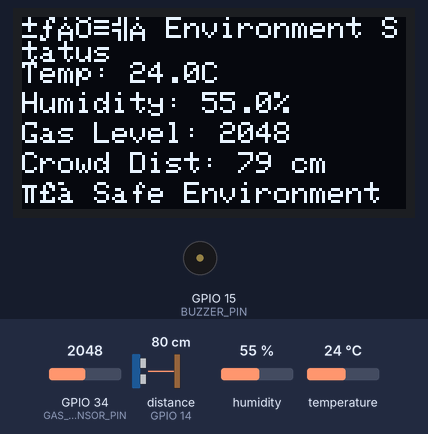
Bench run of a sketch on a simulated ESP32. Parts: 128×64 one-colour display, buzzer (waves = sounding, pin HIGH). Wiring (inferred from the names in the program): ultrasonic range finder: trigger GPIO 12; echo GPIO 14. The inputs (shaded band) are chosen by the test bench; at power-on: temperature 24 °C, distance to the obstacle (sensor on GPIO 14) 80 cm, GPIO 34 (GAS_SENSOR_PIN) = 2048, humidity 55 %. The echo pulse lasts 58.3 µs per cm; storage starts empty; pins used as bus, display or sensor lines are not drawn; what the sketch prints to the serial monitor is not drawn.

Above: at 2.6 s.
2.7 s: temperature set to 34 °C
At 11.0 s:
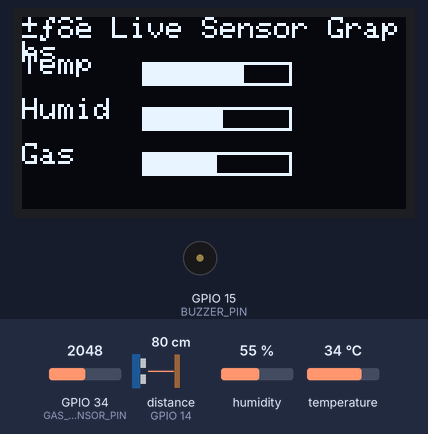
11.6 s: temperature set to 37 °C
At 15.1 s:
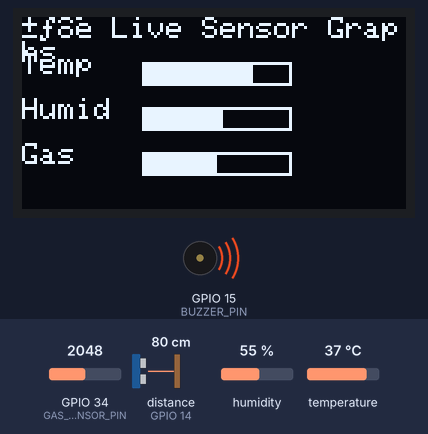
21.1 s: distance to the obstacle (sensor on GPIO 14) set to 2 cm
At 23.6 s:
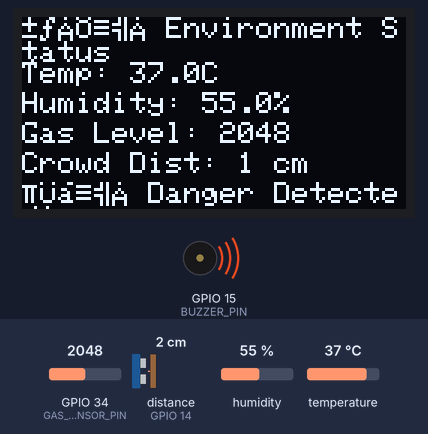
30.6 s: GPIO 34 (GAS_SENSOR_PIN) set to 2094
33.5 s: GPIO 34 (GAS_SENSOR_PIN) set to 2195
At 41.6 s:
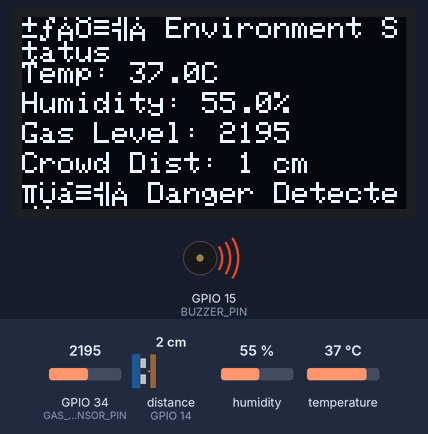
41.9 s: distance to the obstacle (sensor on GPIO 14) set to 9 cm
At 42.9 s:
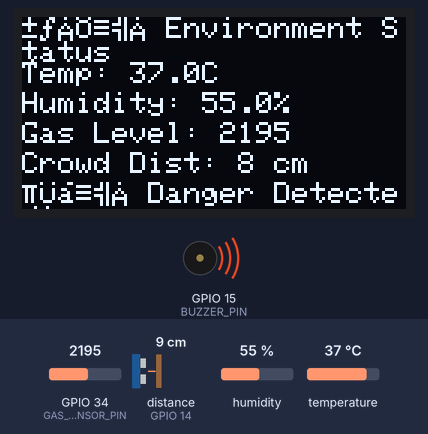
Timing chart, 0 to 44.9 s (numbered marks = the images above; inputs shaded):
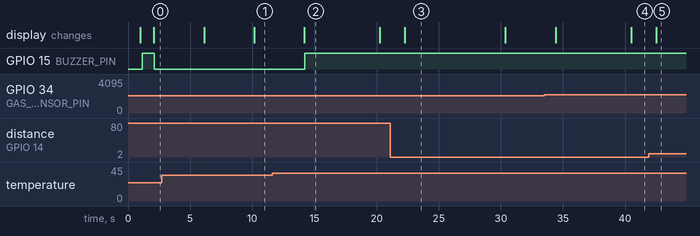

Measured:
- the behaviour switches between 35 and 36 °C on temperature (found by bisection; images 1 and 2)
- the behaviour switches between 2129 and 2130 on GPIO 34 (GAS_SENSOR_PIN) (found by bisection; images 3 and 4)
- after the input at 2.7 s, the display: first changes after 3.4 s (image 1 shows a later state)
- after the input at 11.6 s, GPIO 15 (BUZZER_PIN): LOW → HIGH after 2.6 s; the display: changes after 2.6 s (image 2)
- after the input at 21.1 s, the display: changes after 1.2 s (image 3)
- after the input at 30.6 s, every drawn part: stays the same
- after the input at 33.5 s, the display: first changes after 0.92 s (image 4 shows a later state)
- after the input at 41.9 s, the display: changes after 0.62 s (image 5)

The sketch:

v6.ino
```cpp
#include <WiFi.h>
#include <SPI.h>
#include <SD.h>
#include <Wire.h>
#include <Adafruit_GFX.h>
#include <Adafruit_SSD1306.h>
#include <DHT.h>
#include <MFRC522.h>

// -------------------- PIN DEFINITIONS --------------------
#define DHTPIN 4
#define DHTTYPE DHT11
#define GAS_SENSOR_PIN 34
#define BUZZER_PIN 15
#define TRIG_PIN 12
#define ECHO_PIN 14
#define OLED_SDA 21
#define OLED_SCL 22
#define SD_CS 5
#define RST_PIN 27
#define SS_PIN 25

// -------------------- OBJECTS --------------------
DHT dht(DHTPIN, DHTTYPE);
Adafruit_SSD1306 display(128, 64, &Wire, -1);
MFRC522 rfid(SS_PIN, RST_PIN);

// -------------------- STRUCTURES --------------------
struct Worker {
  String uid;
  String name;
  String role;
};

Worker workers[50];
int workerCount = 0;

// -------------------- VARIABLES --------------------
long duration;
int distance;
float lastGoodHumidity = 50.0;
bool buzzerOverride = false;

bool showingWelcomeScreen = false;
bool showingGraphScreen = false;

unsigned long lastSensorReadTime = 0;
unsigned long lastDisplayRefresh = 0;
unsigned long lastRFIDScanTime = 0;
unsigned long welcomeScreenStartTime = 0;
unsigned long lastGraphSwitchTime = 0;

float temp = 0;
float hum = 50;
int gasVal = 0;

// -------------------- SETUP --------------------
void setup() {
  Serial.begin(115200);
  delay(1000);

  // Initialize DHT Sensor
  dht.begin();

  // Initialize OLED
  Wire.begin(OLED_SDA, OLED_SCL);
  if (!display.begin(SSD1306_SWITCHCAPVCC, 0x3C)) {
    Serial.println(timeStamp() + " [ERROR] OLED Initialization Failed!");
    while (true);
  }
  display.clearDisplay();
  display.display();

  // Initialize RFID
  SPI.begin();
  rfid.PCD_Init();
  Serial.println(timeStamp() + " [OK] RFID Reader Ready.");

  // Initialize SD Card
  if (!SD.begin(SD_CS)) {
    Serial.println(timeStamp() + " [ERROR] SD Card Mount Failed!");
    while (true);
  }
  Serial.println(timeStamp() + " [OK] SD Card Initialized.");

  // Pin Modes
  pinMode(BUZZER_PIN, OUTPUT);
  pinMode(TRIG_PIN, OUTPUT);
  pinMode(ECHO_PIN, INPUT);

  // Load Workers
  loadWorkers();

  Serial.println(timeStamp() + " [SYSTEM READY]");
}

void loop() {
  unsigned long currentMillis = millis();

  // 1. Read Sensors Every 2 seconds
  if (currentMillis - lastSensorReadTime > 2000) {
    readSensors();
    lastSensorReadTime = currentMillis;
  }

  // 2. Update OLED Display Every 2 seconds
  if (!showingWelcomeScreen && currentMillis - lastDisplayRefresh > 2000) {
    if (!showingGraphScreen) {
      displayMainScreen();
    } else {
      displayGraphScreen();
    }
    lastDisplayRefresh = currentMillis;
  }

  // 3. RFID Card Detection
  checkRFID(currentMillis);

  // 4. Refresh RFID Module Every 1 Minute
  if (currentMillis - lastRFIDScanTime > 60000) {
    Serial.println(timeStamp() + " [INFO] Refreshing RFID Reader...");
    rfid.PCD_Init();
    lastRFIDScanTime = currentMillis;
  }

  // 5. Timeout Welcome Screen
  if (showingWelcomeScreen && (currentMillis - welcomeScreenStartTime > 5000)) {
    showingWelcomeScreen = false;
  }

  // 6. Switch Between Main and Graph Screen Every 10 Seconds
  if (currentMillis - lastGraphSwitchTime > 10000) {
    showingGraphScreen = !showingGraphScreen;
    lastGraphSwitchTime = currentMillis;
  }

  // 7. Safety Monitoring and Alert
  safetyMonitor();
}

void readSensors() {
  temp = dht.readTemperature();
  hum = dht.readHumidity();
  gasVal = analogRead(GAS_SENSOR_PIN);

  if (isnan(temp) || isnan(hum)) {
    Serial.println(timeStamp() + " [Warning] Failed to read from DHT sensor!");
    temp = 0;
    hum = lastGoodHumidity;
  } else {
    if (hum >= 20 && hum <= 90) {
      lastGoodHumidity = hum;
    }
  }

  // Crowd Distance (Ultrasonic Sensor)
  digitalWrite(TRIG_PIN, LOW);
  delayMicroseconds(2);
  digitalWrite(TRIG_PIN, HIGH);
  delayMicroseconds(10);
  digitalWrite(TRIG_PIN, LOW);

  duration = pulseIn(ECHO_PIN, HIGH, 20000UL);
  distance = duration * 0.034 / 2;
}
void checkRFID(unsigned long currentMillis) {
  if (rfid.PICC_IsNewCardPresent() && rfid.PICC_ReadCardSerial()) {
    lastRFIDScanTime = currentMillis;

    String uid = "";
    for (byte i = 0; i < rfid.uid.size; i++) {
      uid += String(rfid.uid.uidByte[i] < 0x10 ? "0" : "");
      uid += String(rfid.uid.uidByte[i], HEX);
    }
    uid.toUpperCase();
    Serial.println(timeStamp() + " Scanned UID: " + uid);

    bool found = false;
    for (int i = 0; i < workerCount; i++) {
      if (workers[i].uid == uid) {
        Serial.println(timeStamp() + " [FOUND] " + workers[i].name + " (" + workers[i].role + ")");
        showWelcomeScreen(workers[i].name, workers[i].role);
        found = true;
        break;
      }
    }

    if (!found) {
      Serial.println(timeStamp() + " [NEW] Unknown card detected!");
      Serial.println("Please type new worker name:");
      String newName = timedReadString();
      newName.trim();

      Serial.println("Enter role (Engineer/Supervisor/Visitor):");
      String newRole = timedReadString();
      newRole.trim();

      workers[workerCount].uid = uid;
      workers[workerCount].name = newName;
      workers[workerCount].role = newRole;
      workerCount++;

      saveWorkerToSD(uid, newName, newRole);

      Serial.println(timeStamp() + " [REGISTERED] " + newName + " added successfully!");
      showWelcomeScreen(newName, newRole);
    }

    rfid.PICC_HaltA();
    rfid.PCD_StopCrypto1();
  }
}
void safetyMonitor() {
  bool danger = false;
  String recommendation = "";

  if (temp > 35) {
    danger = true;
    recommendation += "Turn on Cooling! ";
  }
  if (gasVal > 3000) {
    danger = true;
    recommendation += "Ventilate Room! ";
  }
  if (distance < 20) {
    danger = true;
    recommendation += "Reduce Crowd! ";
  }

  if (danger) {
    digitalWrite(BUZZER_PIN, HIGH);
    Serial.println(timeStamp() + " [ALERT] Safety Risk! Recommendations: " + recommendation);
  } else {
    digitalWrite(BUZZER_PIN, LOW);
  }
}
void displayMainScreen() {
  display.clearDisplay();
  display.setTextSize(1);
  display.setTextColor(WHITE);

  display.setCursor(0, 0);
  display.println("🏙️ Environment Status");

  display.setCursor(0, 15);
  display.printf("Temp: %.1fC", temp);

  display.setCursor(0, 25);
  display.printf("Humidity: %.1f%%", hum);

  display.setCursor(0, 35);
  display.printf("Gas Level: %d", gasVal);

  display.setCursor(0, 45);
  display.printf("Crowd Dist: %d cm", distance);

  // Recommendation Based on Danger
  if (temp > 35 || gasVal > 3000 || distance < 20) {
    display.setCursor(0, 55);
    display.setTextColor(WHITE, BLACK);
    display.print("⚠️ Danger Detected!");
  } else {
    display.setCursor(0, 55);
    display.setTextColor(WHITE, BLACK);
    display.print("✅ Safe Environment");
  }

  display.display();
}
void displayGraphScreen() {
  display.clearDisplay();
  display.setTextSize(1);
  display.setTextColor(WHITE);

  display.setCursor(0, 0);
  display.println("📊 Live Sensor Graphs");

  drawBarGraph(0, 20, map(temp, 0, 50, 0, 100), "Temp");
  drawBarGraph(0, 35, map(hum, 0, 100, 0, 100), "Humid");
  drawBarGraph(0, 50, map(gasVal, 0, 4095, 0, 100), "Gas");

  display.display();
}

void drawBarGraph(int x, int y, int widthPercent, String label) {
  display.setCursor(x, y - 8);
  display.print(label);
  display.drawRect(x + 40, y - 5, 50, 8, WHITE);
  display.fillRect(x + 40, y - 5, widthPercent / 2, 8, WHITE);
}
void showWelcomeScreen(String name, String role) {
  showingWelcomeScreen = true;
  welcomeScreenStartTime = millis();

  display.clearDisplay();
  display.setTextSize(1);
  display.setTextColor(WHITE);

  display.setCursor(10, 5);
  display.println("👋 Welcome!");

  display.setCursor(10, 25);
  display.println(name);

  display.setCursor(10, 45);
  display.println("(" + role + ")");

  display.display();
}
void saveWorkerToSD(String uid, String name, String role) {
  File file = SD.open("/workers.txt", FILE_APPEND);
  if (!file) {
    Serial.println(timeStamp() + " [ERROR] Failed to open workers file!");
    return;
  }
  file.println(uid + "," + name + "," + role);
  file.close();
}
void loadWorkers() {
  File file = SD.open("/workers.txt");
  if (!file) {
    Serial.println(timeStamp() + " [INFO] No workers file found. Starting fresh.");
    return;
  }

  while (file.available()) {
    String line = file.readStringUntil('\n');
    line.trim();
    int firstComma = line.indexOf(',');
    int secondComma = line.indexOf(',', firstComma + 1);

    if (firstComma > 0 && secondComma > firstComma) {
      workers[workerCount].uid = line.substring(0, firstComma);
      workers[workerCount].name = line.substring(firstComma + 1, secondComma);
      workers[workerCount].role = line.substring(secondComma + 1);
      workerCount++;
    }
  }
  file.close();
}
String timedReadString() {
  String input = "";
  unsigned long startTime = millis();
  while ((millis() - startTime) < 10000) { // 10 sec timeout
    while (Serial.available()) {
      char c = Serial.read();
      if (c == '\n') {
        return input;
      }
      input += c;
    }
  }
  return input;
}
String timeStamp() {
  return "[" + String(millis() / 1000) + "s]";
}
```
